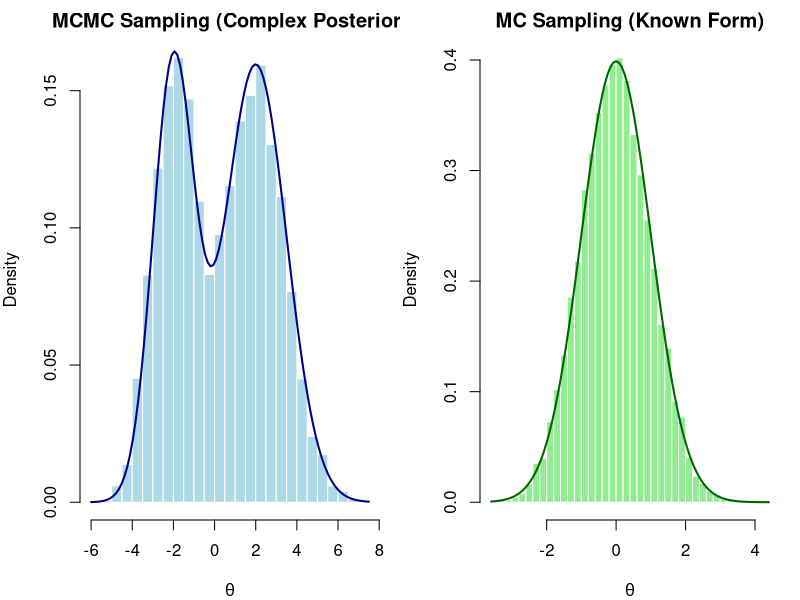
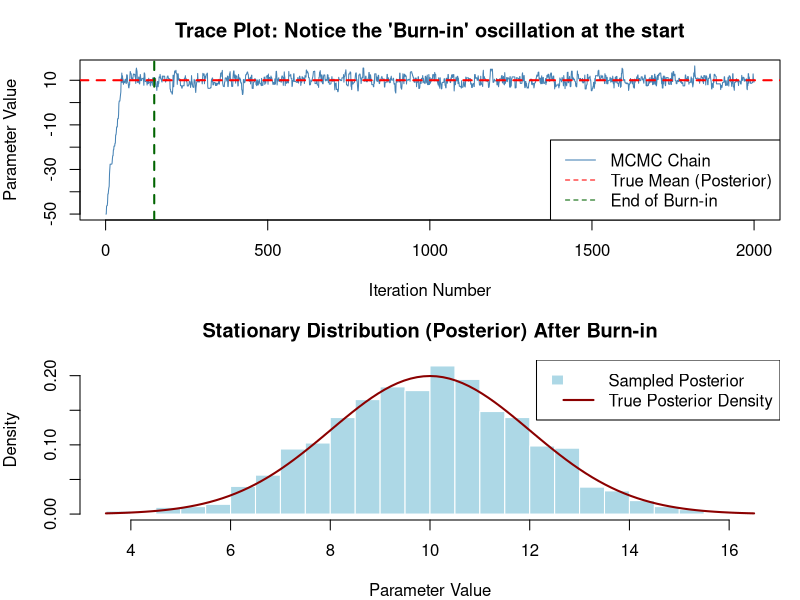
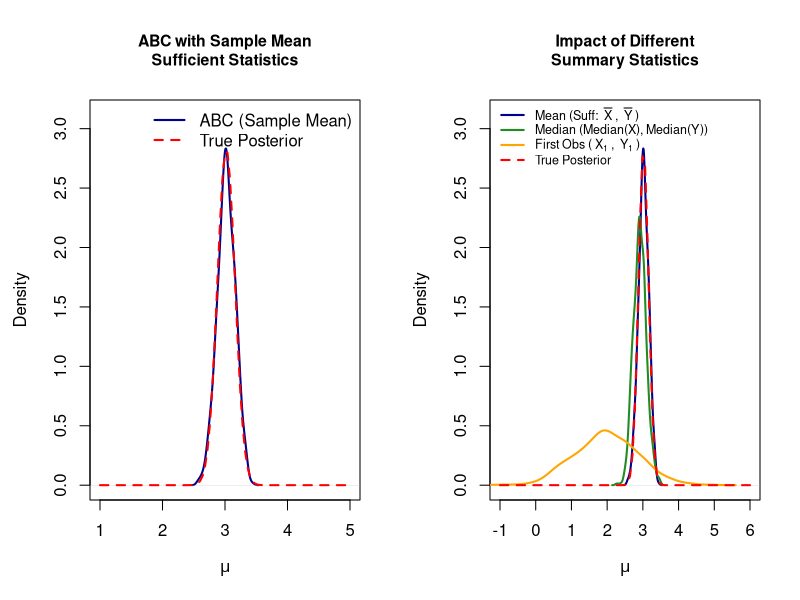
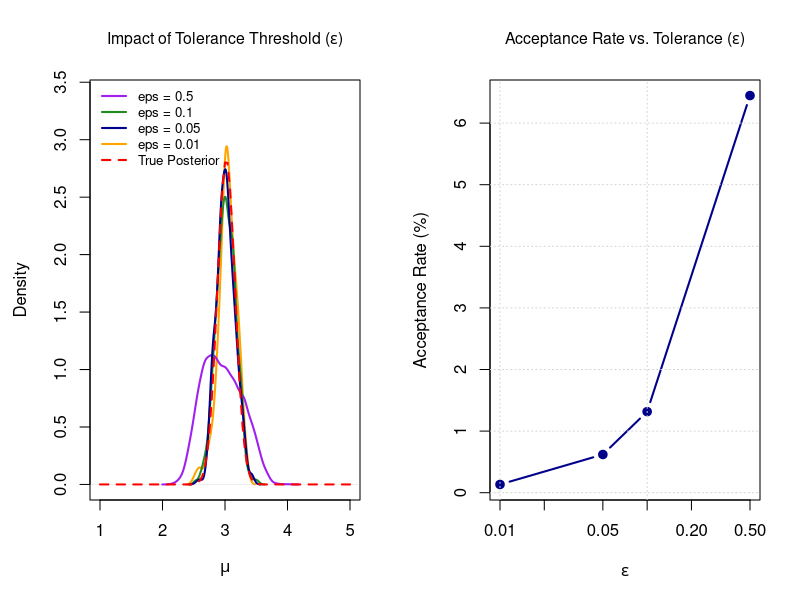
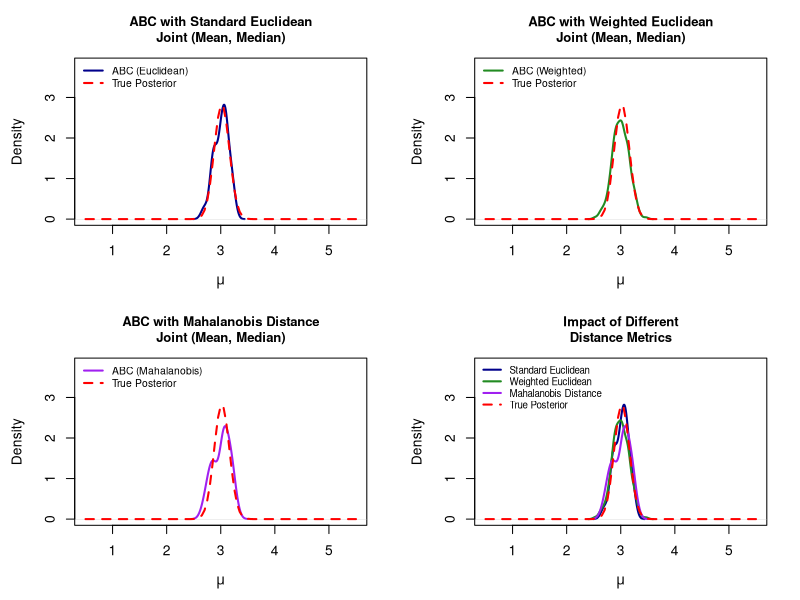

Source code (R) for these figures, in order:
## ---- chunk 1
# Set seed for reproducibility
set.seed(123)

# Set up a 1x2 plotting area to match the whiteboard's two graphs
par(mfrow = c(1, 2), mar = c(4, 4, 2, 1))

# =====================================================================
# 1. MCMC (Markov Chain Monte Carlo) Example
# Demonstrating sampling from a complex (multimodal) target distribution
# =====================================================================

# Define a complex target density (e.g., a mixture of two normals)
target_density <- function(x) {
  0.4 * dnorm(x, mean = -2, sd = 1) + 0.6 * dnorm(x, mean = 2, sd = 1.5)
}

# Metropolis-Hastings MCMC Algorithm
n_iter <- 10000
samples_mcmc <- numeric(n_iter)
current_x <- 0 # Initial value

for (i in 1:n_iter) {
  # Propose a new state from a Normal distribution centered at current state
  proposed_x <- rnorm(1, mean = current_x, sd = 1)
  
  # Calculate acceptance ratio
  acceptance_ratio <- target_density(proposed_x) / target_density(current_x)
  
  # Accept or reject
  if (runif(1) < acceptance_ratio) {
    current_x <- proposed_x
  }
  samples_mcmc[i] <- current_x
}

# Plot MCMC results (Histogram with overlaid density line, like the whiteboard)
hist(samples_mcmc, breaks = 40, freq = FALSE, col = "lightblue", 
     main = "MCMC Sampling (Complex Posterior)", xlab = expression(theta),
     border = "white")
# Overlay the true target density line
curve(target_density(x), add = TRUE, col = "darkblue", lwd = 2)


# =====================================================================
# 2. MC (Monte Carlo) Example
# Demonstrating direct sampling from a known, closed-form distribution
# =====================================================================

# Direct Monte Carlo sampling using built-in standard distribution functions
mu <- 0
sigma <- 1
samples_mc <- rnorm(10000, mean = mu, sd = sigma)

# Plot MC results (Simple bell curve, like the right side of the whiteboard)
hist(samples_mc, breaks = 40, freq = FALSE, col = "lightgreen", 
     main = "MC Sampling (Known Form)", xlab = expression(theta),
     border = "white")
# Overlay the theoretical normal density line
curve(dnorm(x, mean = mu, sd = sigma), add = TRUE, col = "darkgreen", lwd = 2)

# Reset plotting parameters
par(mfrow = c(1, 1))
## ---- chunk 2
# Set seed so you get the exact same visual result if you run this
set.seed(123)

# Total number of steps the chain will take
n_iter <- 2000

# Initialize a vector to store our MCMC samples
samples <- numeric(n_iter)

# -------------------------------------------------------------------
# THE SETUP
# Let's say our true posterior distribution is centered at 10.
# We are going to start our chain FAR AWAY at -50 to force it to 
# search for the stationary distribution (the burn-in phase).
# -------------------------------------------------------------------
current_x <- -50 
samples[1] <- current_x

# Define our target posterior distribution (Normal with mean=10, sd=2)
target_density <- function(x) {
  dnorm(x, mean = 10, sd = 2)
}

# -------------------------------------------------------------------
# THE MCMC ALGORITHM (Metropolis-Hastings)
# -------------------------------------------------------------------
for (i in 2:n_iter) {
  # Propose a new step (random walk around the current position)
  proposed_x <- rnorm(1, mean = current_x, sd = 3)
  
  # Calculate acceptance ratio (Posterior of Proposal / Posterior of Current)
  ratio <- target_density(proposed_x) / target_density(current_x)
  
  # Accept or reject the proposal
  if (runif(1) < ratio) {
    current_x <- proposed_x
  }
  
  # Log the sample
  samples[i] <- current_x
}

# -------------------------------------------------------------------
# VISUALIZATION
# -------------------------------------------------------------------
# Set up a 2x1 plot area
par(mfrow = c(2, 1), mar = c(4, 4, 3, 1))

# Plot 1: The Trace Plot (Showing the "finding" phase and the "stationary" phase)
plot(1:n_iter, samples, type = "l", col = "steelblue", 
     main = "Trace Plot: Notice the 'Burn-in' oscillation at the start",
     xlab = "Iteration Number", ylab = "Parameter Value")

# Add a line for where the true posterior is located
abline(h = 10, col = "red", lwd = 2, lty = 2) 

# Add a line indicating where the chain seems to have found the stationary distribution
abline(v = 150, col = "darkgreen", lwd = 2, lty = 2) 
legend("bottomright", legend = c("MCMC Chain", "True Mean (Posterior)", "End of Burn-in"), 
       col = c("steelblue", "red", "darkgreen"), lty = c(1, 2, 2))

# Plot 2: Histogram of the samples AFTER discarding the initial oscillation
burn_in_period <- 150
valid_samples <- samples[(burn_in_period + 1):n_iter]

hist(valid_samples, breaks = 30, freq = FALSE, col = "lightblue", border = "white",
     main = "Stationary Distribution (Posterior) After Burn-in",
     xlab = "Parameter Value")

# Overlay the true posterior curve to show they match
curve(dnorm(x, mean = 10, sd = 2), add = TRUE, col = "darkred", lwd = 2)
legend("topright", legend = c("Sampled Posterior", "True Posterior Density"), 
       fill = c("lightblue", NA), border = c("white", NA), 
       col = c(NA, "darkred"), lwd = c(NA, 2))

# Reset plot settings
par(mfrow = c(1, 1))
## ---- chunk 3
# Clear workspace and set seed
rm(list = ls())
set.seed(123)

# =====================================================================
# 1. SETUP MODEL PARAMETERS & OBSERVED DATA (X)
# =====================================================================

n <- 50             # Sample size
true_mu <- 3        # True parameter value
data_sd <- 1        # Known SD

# Prior setup: theta (mu) ~ N(mu_0, sigma_0^2)
mu_0 <- 0           
sigma_0 <- 2        

# Observed Dataset: X = (x_1, ..., x_n)
X_obs <- rnorm(n, mean = true_mu, sd = data_sd)

# Analytical True Posterior
post_var  <- 1 / (1 / sigma_0^2 + n / data_sd^2)
post_sd   <- sqrt(post_var)
post_mean <- post_var * (mu_0 / sigma_0^2 + sum(X_obs) / data_sd^2)


# =====================================================================
# 2. ABC ALGORITHM FUNCTION
# =====================================================================

run_abc <- function(X_obs, summary_func, epsilon = 0.05, n_sim = 100000) {
  # Calculate summary statistic for observed data X
  X_stat_obs <- summary_func(X_obs)
  
  # Vectors to store tracking metrics
  accepted_theta_star <- numeric()
  accepted_Y_stat     <- numeric()
  accepted_distances  <- numeric()
  
  for (i in 1:n_sim) {
    # Step 1: Draw proposal theta* ~ Prior
    theta_star <- rnorm(1, mean = mu_0, sd = sigma_0)
    
    # Step 2: Simulate dataset Y ~ Model(theta*)
    Y_sim <- rnorm(n, mean = theta_star, sd = data_sd)
    
    # Step 3: Compute summary statistic for simulated data Y
    Y_stat_sim <- summary_func(Y_sim)
    
    # Step 4: Distance d(Y_stat, X_stat)
    distance <- abs(Y_stat_sim - X_stat_obs)
    
    # Step 5: Accept if distance < epsilon
    if (distance < epsilon) {
      accepted_theta_star <- c(accepted_theta_star, theta_star)
      accepted_Y_stat     <- c(accepted_Y_stat, Y_stat_sim)
      accepted_distances  <- c(accepted_distances, distance)
    }
  }
  
  return(list(
    theta_star_vals = accepted_theta_star,
    Y_stat_vals     = accepted_Y_stat,
    distances       = accepted_distances,
    X_stat_obs      = X_stat_obs,
    total_sims      = n_sim
  ))
}


# =====================================================================
# 3. RUN EXPERIMENTS FOR ALL 3 SUMMARY STATISTICS
# =====================================================================

epsilon <- 0.05 
n_simulations <- 100000

cat("Running ABC simulations...\n")

# Choice 1: Sample Mean (X_bar vs Y_bar)
abc_mean <- run_abc(X_obs, summary_func = mean, epsilon = epsilon, n_sim = n_simulations)

# Choice 2: Sample Median (Median(X) vs Median(Y))
abc_median <- run_abc(X_obs, summary_func = median, epsilon = epsilon, n_sim = n_simulations)

# Choice 3: First Observation (X_1 vs Y_1)
abc_first <- run_abc(X_obs, summary_func = function(x) x[1], epsilon = epsilon, n_sim = n_simulations)


# =====================================================================
# 4. VISUALIZATION & LAYOUT
# =====================================================================

par(mfrow = c(1, 2), mar = c(5, 4.5, 5, 2))

# --- Plot 1: Sample Mean ---
dens_mean <- density(abc_mean$theta_star_vals)
plot(dens_mean, col = "darkblue", lwd = 2, 
     main = "ABC with Sample Mean\nSufficient Statistics", 
     cex.main = 0.95,
     xlab = expression(mu), ylab = "Density", xlim = c(1, 5),
     ylim = c(0, max(dens_mean$y, dnorm(post_mean, post_mean, post_sd)) * 1.1))

curve(dnorm(x, mean = post_mean, sd = post_sd), add = TRUE, col = "red", lwd = 2, lty = 2)
legend("topright", legend = c("ABC (Sample Mean)", "True Posterior"),
       col = c("darkblue", "red"), lty = c(1, 2), lwd = 2, bty = "n")

# --- Plot 2: Comparing All 3 Statistics ---
plot(density(abc_mean$theta_star_vals), col = "darkblue", lwd = 2, 
     main = "Impact of Different\nSummary Statistics", 
     cex.main = 0.95,
     xlab = expression(mu), ylab = "Density", xlim = c(-1, 6),
     ylim = c(0, max(dens_mean$y) * 1.1))

lines(density(abc_median$theta_star_vals), col = "forestgreen", lwd = 2)
lines(density(abc_first$theta_star_vals), col = "orange", lwd = 2)
curve(dnorm(x, mean = post_mean, sd = post_sd), add = TRUE, col = "red", lwd = 2, lty = 2)

legend("topleft", 
       legend = c(as.expression(bquote("Mean (Suff: " ~ bar(X) ~ ", " ~ bar(Y) ~ ")")), 
                  "Median (Median(X), Median(Y))", 
                  expression("First Obs (" ~ X[1] ~ ", " ~ Y[1] ~ ")"), 
                  "True Posterior"),
       col = c("darkblue", "forestgreen", "orange", "red"), 
       lty = c(1, 1, 1, 2), lwd = 2, bty = "n", cex = 0.75)

par(mfrow = c(1, 1))


# =====================================================================
# 5. PRINT DETAILED RESULTS FOR ALL THREE STATISTICS
# =====================================================================

print_full_metrics <- function(abc_list, model_name, x_symbol, y_symbol) {
  acc_count <- length(abc_list$theta_star_vals)
  acc_rate  <- (acc_count / abc_list$total_sims) * 100
  
  cat(sprintf("\n--- %s ---\n", model_name))
  cat("Accepted Count                :", acc_count, sprintf("(Acceptance Rate: %.2f%%)\n", acc_rate))
  cat(sprintf("Observed Statistic (%s)      : %.4f\n", x_symbol, abc_list$X_stat_obs))
  cat(sprintf("Mean Simulated Statistic (%s): %.4f\n", y_symbol, mean(abc_list$Y_stat_vals)))
  cat(sprintf("Mean Distance |%s - %s|      : %.4f\n", y_symbol, x_symbol, mean(abc_list$distances)))
  cat(sprintf("Max Distance (Must be < eps)  : %.4f\n", max(abc_list$distances)))
  cat("Estimated Posterior Mean (mu)  :", round(mean(abc_list$theta_star_vals), 4), "\n")
  cat("Estimated Posterior SD (mu)    :", round(sd(abc_list$theta_star_vals), 4), "\n")
}

cat("\n===================================================\n")
cat("            ABC FULL SIMULATION RESULTS            \n")
cat("===================================================\n")
cat("True Analytical Posterior Mean:", round(post_mean, 4), "\n")
cat("True Analytical Posterior SD  :", round(post_sd, 4), "\n")
cat("Epsilon Tolerance (epsilon)   :", epsilon, "\n")

# Print details for Choice 1
print_full_metrics(abc_mean, "1. SAMPLE MEAN", "X_bar", "Y_bar")

# Print details for Choice 2
print_full_metrics(abc_median, "2. SAMPLE MEDIAN", "Median(X)", "Median(Y)")

# Print details for Choice 3
print_full_metrics(abc_first, "3. FIRST OBSERVATION", "X_1", "Y_1")

cat("\n===================================================\n")
## ---- chunk 4
# Clear workspace and set seed
rm(list = ls())
set.seed(123)

# =====================================================================
# 1. SETUP MODEL PARAMETERS & OBSERVED DATA (X)
# =====================================================================

n <- 50             # Sample size
true_mu <- 3        # True parameter value
data_sd <- 1        # Known SD

# Prior setup: theta (mu) ~ N(mu_0, sigma_0^2)
mu_0 <- 0           
sigma_0 <- 2        

# Observed Dataset: X = (x_1, ..., x_n)
X_obs <- rnorm(n, mean = true_mu, sd = data_sd)

# Analytical True Posterior
post_var  <- 1 / (1 / sigma_0^2 + n / data_sd^2)
post_sd   <- sqrt(post_var)
post_mean <- post_var * (mu_0 / sigma_0^2 + sum(X_obs) / data_sd^2)


# =====================================================================
# 2. ABC ALGORITHM FUNCTION
# =====================================================================

run_abc <- function(X_obs, summary_func, epsilon, n_sim = 100000) {
  X_stat_obs <- summary_func(X_obs)
  
  accepted_theta_star <- numeric()
  accepted_Y_stat     <- numeric()
  accepted_distances  <- numeric()
  
  for (i in 1:n_sim) {
    # Step 1: Draw proposal theta* ~ Prior
    theta_star <- rnorm(1, mean = mu_0, sd = sigma_0)
    
    # Step 2: Simulate dataset Y ~ Model(theta*)
    Y_sim <- rnorm(n, mean = theta_star, sd = data_sd)
    
    # Step 3: Compute summary statistic
    Y_stat_sim <- summary_func(Y_sim)
    
    # Step 4: Distance d(Y_stat, X_stat)
    distance <- abs(Y_stat_sim - X_stat_obs)
    
    # Step 5: Accept if distance < epsilon
    if (distance < epsilon) {
      accepted_theta_star <- c(accepted_theta_star, theta_star)
      accepted_Y_stat     <- c(accepted_Y_stat, Y_stat_sim)
      accepted_distances  <- c(accepted_distances, distance)
    }
  }
  
  return(list(
    theta_star_vals = accepted_theta_star,
    Y_stat_vals     = accepted_Y_stat,
    distances       = accepted_distances,
    X_stat_obs      = X_stat_obs,
    total_sims      = n_sim,
    epsilon         = epsilon
  ))
}


# =====================================================================
# 3. RUN EXPERIMENTS ACROSS DIFFERENT EPSILON VALUES
# =====================================================================

eps_list <- c(0.5, 0.1, 0.05, 0.01)
n_simulations <- 100000
results <- list()

cat("Running ABC simulations across different epsilon values...\n")

for (eps in eps_list) {
  cat(sprintf("Simulating for epsilon = %.2f...\n", eps))
  results[[as.character(eps)]] <- run_abc(
    X_obs = X_obs, 
    summary_func = mean, 
    epsilon = eps, 
    n_sim = n_simulations
  )
}


# =====================================================================
# 4. VISUALIZATION & LAYOUT
# =====================================================================

par(mfrow = c(1, 2), mar = c(5, 4.5, 4, 2))

# Color palette for epsilons
colors <- c("purple", "forestgreen", "darkblue", "orange")

# --- Plot 1: Density Comparisons across Epsilon ---
# Calculate density for smallest epsilon to gauge y-limit
dens_tight <- density(results[["0.01"]]$theta_star_vals)
max_y <- max(dens_tight$y, dnorm(post_mean, post_mean, post_sd)) * 1.15

plot(dens_tight, col = colors[4], lwd = 2, 
     main = expression(paste("Impact of Tolerance Threshold (", epsilon, ")")),
     cex.main = 0.95,
     xlab = expression(mu), ylab = "Density", xlim = c(1, 5), ylim = c(0, max_y))

for (k in 1:(length(eps_list) - 1)) {
  eps_str <- as.character(eps_list[k])
  lines(density(results[[eps_str]]$theta_star_vals), col = colors[k], lwd = 2)
}

# Add True Posterior
curve(dnorm(x, mean = post_mean, sd = post_sd), add = TRUE, col = "red", lwd = 2, lty = 2)

legend("topleft", 
       legend = c(paste("eps =", eps_list), "True Posterior"),
       col = c(colors, "red"), 
       lty = c(rep(1, length(eps_list)), 2), 
       lwd = 2, bty = "n", cex = 0.8)

# --- Plot 2: Acceptance Rate vs. Epsilon Trade-off ---
acc_rates <- sapply(results, function(res) (length(res$theta_star_vals) / res$total_sims) * 100)

plot(eps_list, acc_rates, type = "b", pch = 19, col = "darkblue", lwd = 2,
     main = expression(paste("Acceptance Rate vs. Tolerance (", epsilon, ")")),
     cex.main = 0.95,
     xlab = expression(epsilon), ylab = "Acceptance Rate (%)",
     log = "x") # log scale highlights the dramatic drop at tiny epsilons

grid()

par(mfrow = c(1, 1))


# =====================================================================
# 5. PRINT DETAILED RESULTS TABLE
# =====================================================================

cat("\n=================================================================================\n")
cat("                     ABC TOLERANCE (EPSILON) EXPERIMENT RESULTS                 \n")
cat("=================================================================================\n")
cat(sprintf("Analytical True Posterior Mean: %.4f | SD: %.4f\n", post_mean, post_sd))
cat("---------------------------------------------------------------------------------\n")

# Header
cat(sprintf("%-10s | %-12s | %-12s | %-15s | %-15s\n", 
            "Epsilon", "Accepted N", "Accept Rate", "Post Mean (mu)", "Post SD (mu)"))
cat("---------------------------------------------------------------------------------\n")

for (eps in eps_list) {
  res <- results[[as.character(eps)]]
  acc_count <- length(res$theta_star_vals)
  acc_rate  <- (acc_count / res$total_sims) * 100
  p_mean    <- mean(res$theta_star_vals)
  p_sd      <- sd(res$theta_star_vals)
  
  cat(sprintf("%-10.2f | %-12d | %-11.2f%% | %-15.4f | %-15.4f\n", 
              eps, acc_count, acc_rate, p_mean, p_sd))
}

cat("=================================================================================\n")
## ---- chunk 5
# Clear workspace and set seed
rm(list = ls())
set.seed(123)

# =====================================================================
# 1. SETUP MODEL PARAMETERS & OBSERVED DATA (X)
# =====================================================================

n <- 50             # Sample size
true_mu <- 3        # True parameter value
data_sd <- 1        # Known SD

# Prior setup: theta (mu) ~ N(mu_0, sigma_0^2)
mu_0 <- 0           
sigma_0 <- 2        

# Observed Dataset: X = (x_1, ..., x_n)
X_obs <- rnorm(n, mean = true_mu, sd = data_sd)

# Analytical True Posterior
post_var  <- 1 / (1 / sigma_0^2 + n / data_sd^2)
post_sd   <- sqrt(post_var)
post_mean <- post_var * (mu_0 / sigma_0^2 + sum(X_obs) / data_sd^2)


# =====================================================================
# 2. JOINT SUMMARY STATISTIC & COVARIANCE ESTIMATION (PILOT RUN)
# =====================================================================

# Multi-dimensional summary statistic: Joint Sample Mean & Sample Median
summary_func <- function(x) c(mean = mean(x), median = median(x))
X_stat_obs <- summary_func(X_obs)

# Pilot simulation to estimate scale/covariance matrix for Weighted & Mahalanobis metrics
n_pilot <- 2000
pilot_stats <- t(sapply(1:n_pilot, function(i) {
  theta_p <- rnorm(1, mean = mu_0, sd = sigma_0)
  summary_func(rnorm(n, mean = theta_p, sd = data_sd))
}))

cov_matrix  <- cov(pilot_stats)      # Full covariance matrix (for Mahalanobis)
cov_inv     <- solve(cov_matrix)     # Inverse covariance
var_weights <- diag(cov_matrix)      # Variance weights (for Weighted Euclidean)


# =====================================================================
# 3. ABC ALGORITHM FUNCTION (DISTANCE METRIC VARIATIONS)
# =====================================================================

run_abc_dist <- function(X_obs, summary_func, dist_metric = "euclidean", epsilon = 0.05, n_sim = 100000) {
  
  X_stat_obs <- summary_func(X_obs)
  
  accepted_theta_star <- numeric()
  accepted_Y_stat     <- list()
  accepted_distances  <- numeric()
  
  for (i in 1:n_sim) {
    # Step 1: Draw proposal theta* ~ Prior
    theta_star <- rnorm(1, mean = mu_0, sd = sigma_0)
    
    # Step 2: Simulate dataset Y ~ Model(theta*)
    Y_sim <- rnorm(n, mean = theta_star, sd = data_sd)
    
    # Step 3: Compute summary statistic vector for simulated data Y
    Y_stat_sim <- summary_func(Y_sim)
    diff <- Y_stat_sim - X_stat_obs
    
    # Step 4: Distance metric d(Y_stat, X_stat)
    if (dist_metric == "euclidean") {
      # Standard Euclidean Distance (Identity matrix)
      distance <- sqrt(sum(diff^2))
    } else if (dist_metric == "weighted") {
      # Weighted Euclidean Distance (Diagonal variance matrix)
      distance <- sqrt(sum((diff^2) / var_weights))
    } else if (dist_metric == "mahalanobis") {
      # Mahalanobis Distance (Full covariance matrix)
      distance <- sqrt(as.numeric(t(diff) %*% cov_inv %*% diff))
    }
    
    # Step 5: Accept if distance < epsilon
    if (distance < epsilon) {
      accepted_theta_star <- c(accepted_theta_star, theta_star)
      accepted_Y_stat[[length(accepted_Y_stat) + 1]] <- Y_stat_sim
      accepted_distances  <- c(accepted_distances, distance)
    }
  }
  
  Y_stat_mat <- do.call(rbind, accepted_Y_stat)
  
  return(list(
    theta_star_vals = accepted_theta_star,
    Y_stat_vals     = Y_stat_mat,
    distances       = accepted_distances,
    X_stat_obs      = X_stat_obs,
    total_sims      = n_sim
  ))
}


# =====================================================================
# 4. RUN EXPERIMENTS FOR ALL 3 DISTANCE METRICS
# =====================================================================

epsilon <- 0.05 
n_simulations <- 100000

cat("Running ABC simulations across distance metrics...\n")

# Choice 1: Standard Euclidean Distance
abc_euclidean <- run_abc_dist(X_obs, summary_func, dist_metric = "euclidean", epsilon = epsilon, n_sim = n_simulations)

# Choice 2: Weighted Euclidean Distance
abc_weighted <- run_abc_dist(X_obs, summary_func, dist_metric = "weighted", epsilon = epsilon, n_sim = n_simulations)

# Choice 3: Mahalanobis Distance
abc_mahalanobis <- run_abc_dist(X_obs, summary_func, dist_metric = "mahalanobis", epsilon = epsilon, n_sim = n_simulations)


# =====================================================================
# 5. VISUALIZATION & LAYOUT (2x2 GRID WITH CORNER-ALIGNED LEGENDS)
# =====================================================================

par(mfrow = c(2, 2), mar = c(4.5, 4.5, 3.5, 2))

# Compute maximum height and add headroom (35%) to avoid legend overlap
max_y <- max(
  density(abc_euclidean$theta_star_vals)$y,
  density(abc_weighted$theta_star_vals)$y,
  density(abc_mahalanobis$theta_star_vals)$y,
  dnorm(post_mean, post_mean, post_sd)
) * 1.35

# --- Plot 1: Standard Euclidean Distance ---
dens_euc <- density(abc_euclidean$theta_star_vals)
plot(dens_euc, col = "darkblue", lwd = 2, 
     main = "ABC with Standard Euclidean\nJoint (Mean, Median)", 
     cex.main = 0.95,
     xlab = expression(mu), ylab = "Density", xlim = c(0.5, 5.5),
     ylim = c(0, max_y))

curve(dnorm(x, mean = post_mean, sd = post_sd), add = TRUE, col = "red", lwd = 2, lty = 2)
legend("topleft", legend = c("ABC (Euclidean)", "True Posterior"),
       col = c("darkblue", "red"), lty = c(1, 2), lwd = 2, bty = "n", cex = 0.75)

# --- Plot 2: Weighted Euclidean Distance ---
dens_weight <- density(abc_weighted$theta_star_vals)
plot(dens_weight, col = "forestgreen", lwd = 2, 
     main = "ABC with Weighted Euclidean\nJoint (Mean, Median)", 
     cex.main = 0.95,
     xlab = expression(mu), ylab = "Density", xlim = c(0.5, 5.5),
     ylim = c(0, max_y))

curve(dnorm(x, mean = post_mean, sd = post_sd), add = TRUE, col = "red", lwd = 2, lty = 2)
legend("topleft", legend = c("ABC (Weighted)", "True Posterior"),
       col = c("forestgreen", "red"), lty = c(1, 2), lwd = 2, bty = "n", cex = 0.75)

# --- Plot 3: Mahalanobis Distance ---
dens_mahal <- density(abc_mahalanobis$theta_star_vals)
plot(dens_mahal, col = "purple", lwd = 2, 
     main = "ABC with Mahalanobis Distance\nJoint (Mean, Median)", 
     cex.main = 0.95,
     xlab = expression(mu), ylab = "Density", xlim = c(0.5, 5.5),
     ylim = c(0, max_y))

curve(dnorm(x, mean = post_mean, sd = post_sd), add = TRUE, col = "red", lwd = 2, lty = 2)
legend("topleft", legend = c("ABC (Mahalanobis)", "True Posterior"),
       col = c("purple", "red"), lty = c(1, 2), lwd = 2, bty = "n", cex = 0.75)

# --- Plot 4: Comparing All 3 Distance Metrics ---
plot(density(abc_euclidean$theta_star_vals), col = "darkblue", lwd = 2, 
     main = "Impact of Different\nDistance Metrics", 
     cex.main = 0.95,
     xlab = expression(mu), ylab = "Density", xlim = c(0.5, 5.5),
     ylim = c(0, max_y))

lines(density(abc_weighted$theta_star_vals), col = "forestgreen", lwd = 2)
lines(density(abc_mahalanobis$theta_star_vals), col = "purple", lwd = 2)
curve(dnorm(x, mean = post_mean, sd = post_sd), add = TRUE, col = "red", lwd = 2, lty = 2)

legend("topleft", 
       legend = c("Standard Euclidean", 
                  "Weighted Euclidean", 
                  "Mahalanobis Distance", 
                  "True Posterior"),
       col = c("darkblue", "forestgreen", "purple", "red"), 
       lty = c(1, 1, 1, 2), lwd = 2, bty = "n", cex = 0.70)

par(mfrow = c(1, 1))


# =====================================================================
# 6. PRINT DETAILED RESULTS FOR ALL THREE DISTANCE METRICS
# =====================================================================

print_full_metrics <- function(abc_list, model_name) {
  acc_count <- length(abc_list$theta_star_vals)
  acc_rate  <- (acc_count / abc_list$total_sims) * 100
  y_stat_means <- colMeans(abc_list$Y_stat_vals)
  
  cat(sprintf("\n--- %s ---\n", model_name))
  cat("Accepted Count                 :", acc_count, sprintf("(Acceptance Rate: %.2f%%)\n", acc_rate))
  cat(sprintf("Observed Statistic (Mean, Med) : %.4f, %.4f\n", abc_list$X_stat_obs[1], abc_list$X_stat_obs[2]))
  cat(sprintf("Mean Simulated Stat (Y_bar,Med): %.4f, %.4f\n", y_stat_means[1], y_stat_means[2]))
  cat(sprintf("Mean Distance                  : %.4f\n", mean(abc_list$distances)))
  cat(sprintf("Max Distance (Must be < eps)  : %.4f\n", max(abc_list$distances)))
  cat("Estimated Posterior Mean (mu)  :", round(mean(abc_list$theta_star_vals), 4), "\n")
  cat("Estimated Posterior SD (mu)    :", round(sd(abc_list$theta_star_vals), 4), "\n")
}

cat("\n===================================================\n")
cat("            ABC FULL SIMULATION RESULTS            \n")
cat("===================================================\n")
cat("True Analytical Posterior Mean:", round(post_mean, 4), "\n")
cat("True Analytical Posterior SD  :", round(post_sd, 4), "\n")
cat("Epsilon Tolerance (epsilon)   :", epsilon, "\n")

# Print details for Choice 1
print_full_metrics(abc_euclidean, "1. STANDARD EUCLIDEAN DISTANCE")

# Print details for Choice 2
print_full_metrics(abc_weighted, "2. WEIGHTED EUCLIDEAN DISTANCE")

# Print details for Choice 3
print_full_metrics(abc_mahalanobis, "3. MAHALANOBIS DISTANCE")

cat("\n===================================================\n")
## ---- chunk 6
